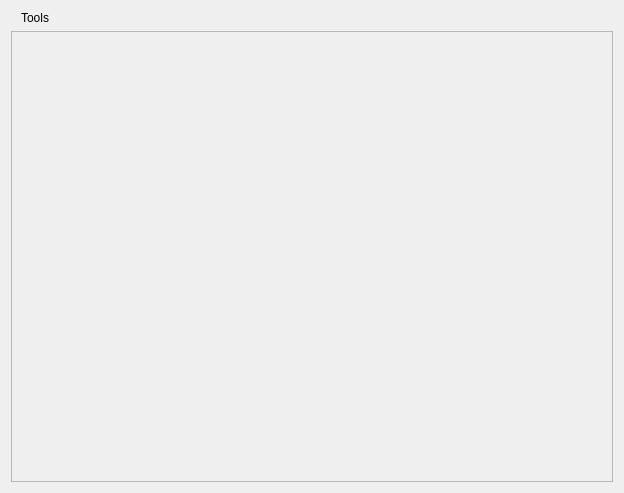
<?xml version="1.0" encoding="UTF-8"?>
<ui version="4.0">
 <class>Form</class>
 <widget class="QWidget" name="Form">
  <property name="geometry">
   <rect>
    <x>0</x>
    <y>0</y>
    <width>624</width>
    <height>493</height>
   </rect>
  </property>
  <property name="windowTitle">
   <string>Form</string>
  </property>
  <layout class="QVBoxLayout" name="verticalLayout">
   <item>
    <widget class="QLabel" name="titleLabel">
     <property name="text">
      <string>Tools</string>
     </property>
     <property name="indent">
      <number>10</number>
     </property>
    </widget>
   </item>
   <item>
    <widget class="QScrollArea" name="scrollArea">
     <property name="widgetResizable">
      <bool>true</bool>
     </property>
     <widget class="QWidget" name="scrollAreaWidgetContents">
      <property name="geometry">
       <rect>
        <x>0</x>
        <y>0</y>
        <width>604</width>
        <height>454</height>
       </rect>
      </property>
      <layout class="QVBoxLayout" name="verticalLayout_2"/>
     </widget>
    </widget>
   </item>
  </layout>
 </widget>
 <resources/>
 <connections/>
</ui>
